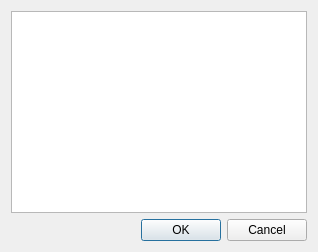
<?xml version="1.0" encoding="UTF-8"?>
<ui version="4.0">
 <class>DeviceChooserDialog</class>
 <widget class="QDialog" name="DeviceChooserDialog">
  <property name="geometry">
   <rect>
    <x>0</x>
    <y>0</y>
    <width>318</width>
    <height>252</height>
   </rect>
  </property>
  <property name="windowTitle">
   <string>Select a Device</string>
  </property>
  <layout class="QVBoxLayout" name="verticalLayout">
   <item>
    <widget class="QTreeView" name="treeView">
     <property name="selectionMode">
      <enum>QAbstractItemView::ExtendedSelection</enum>
     </property>
    </widget>
   </item>
   <item>
    <widget class="QDialogButtonBox" name="buttonBox">
     <property name="orientation">
      <enum>Qt::Horizontal</enum>
     </property>
     <property name="standardButtons">
      <set>QDialogButtonBox::Cancel|QDialogButtonBox::Ok</set>
     </property>
     <property name="centerButtons">
      <bool>false</bool>
     </property>
    </widget>
   </item>
  </layout>
 </widget>
 <resources/>
 <connections>
  <connection>
   <sender>buttonBox</sender>
   <signal>accepted()</signal>
   <receiver>DeviceChooserDialog</receiver>
   <slot>accept()</slot>
   <hints>
    <hint type="sourcelabel">
     <x>248</x>
     <y>254</y>
    </hint>
    <hint type="destinationlabel">
     <x>157</x>
     <y>274</y>
    </hint>
   </hints>
  </connection>
  <connection>
   <sender>buttonBox</sender>
   <signal>rejected()</signal>
   <receiver>DeviceChooserDialog</receiver>
   <slot>reject()</slot>
   <hints>
    <hint type="sourcelabel">
     <x>316</x>
     <y>260</y>
    </hint>
    <hint type="destinationlabel">
     <x>286</x>
     <y>274</y>
    </hint>
   </hints>
  </connection>
 </connections>
</ui>
